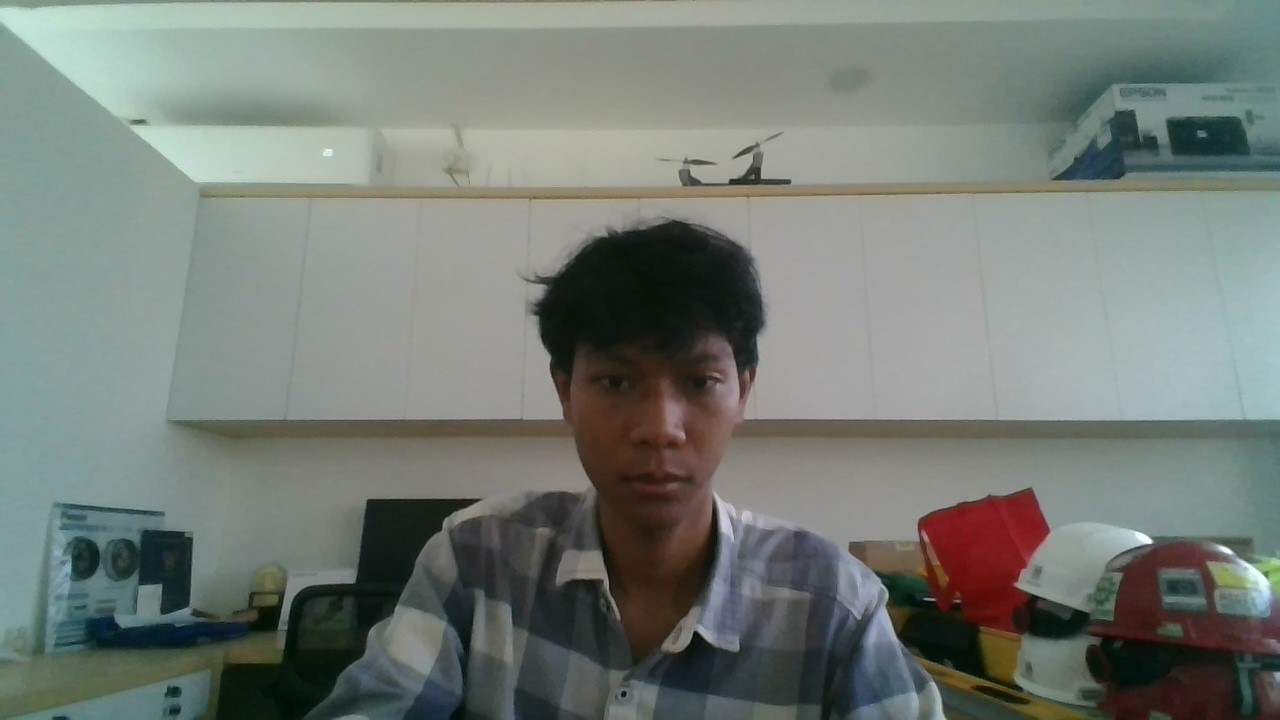
#> input picture smart_door_lock/face_database/Hamzah.jpg, 1280 x 720 px, given in place of the camera
$ python face_detector_opencv.py
#> lines starting #> are read from the running program, lines starting #| are printed output that depends on the picture; after the words box and inside, x2 and y2 are one past the last pixel; in counts of white or black regions, pixels touching at a corner belong together
#> in main, frame is the input picture: shape (720, 1280, 3); mean B, G, R 118.3, 124.6, 117.3
# ===============================================
# ALTERNATIVE MODULE: FACE DETECTOR (OpenCV)
# Fungsi: Deteksi wajah menggunakan OpenCV Cascade Classifier
# Library: OpenCV (built-in cascade)
# ===============================================
#
# File ini adalah FALLBACK jika MediaPipe gagal
# Gunakan ini jika face_detector.py error
#
# ===============================================

import cv2
import numpy as np
from typing import List, Tuple, Optional
import config


class FaceDetectorOpenCV:
    """
    Alternative Face Detector menggunakan OpenCV Cascade Classifier.
    Lebih ringan tapi kurang akurat dibanding MediaPipe.
    """

    def __init__(self):
        """Inisialisasi OpenCV Cascade Classifier untuk face detection."""

        # Load pre-trained Haar Cascade untuk face detection
        cascade_path = cv2.data.haarcascades + 'haarcascade_frontalface_default.xml'
        self.face_cascade = cv2.CascadeClassifier(cascade_path)

        # Optional: Load eye cascade untuk mata
        eye_cascade_path = cv2.data.haarcascades + 'haarcascade_eye.xml'
        self.eye_cascade = cv2.CascadeClassifier(eye_cascade_path)

        print("[FaceDetectorOpenCV] Inisialisasi OpenCV Cascade Classifier berhasil")
        print(f"  - Face Cascade: {cascade_path}")
        print(f"  - Eye Cascade: {eye_cascade_path}")


    def detect_faces(self, frame: np.ndarray) -> Tuple[List[dict], np.ndarray]:
        """
        Deteksi wajah menggunakan OpenCV Cascade Classifier.

        Args:
            frame: Input frame dari webcam (BGR format)

        Returns:
            Tuple (faces_list, annotated_frame)
        """

        # Convert ke grayscale untuk detection (lebih cepat)
        gray = cv2.cvtColor(frame, cv2.COLOR_BGR2GRAY)

        # Equalize histogram untuk improve contrast
        gray = cv2.equalizeHist(gray)
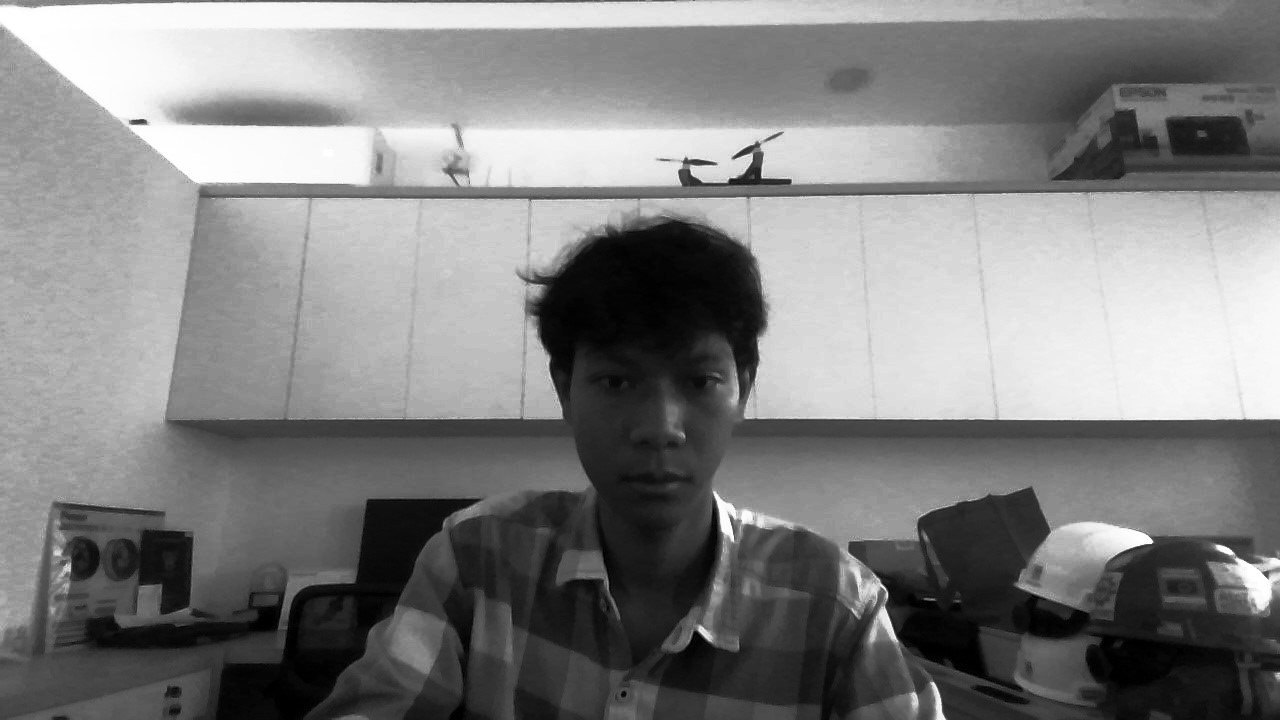
#> gray: shape (720, 1280); min 0, max 255, mean 128.6

        # Deteksi wajah
        detected_faces = self.face_cascade.detectMultiScale(
            gray,
            scaleFactor=1.1,          # Sensitivity (semakin kecil semakin sensitif)
            minNeighbors=5,           # Minimum neighbors (semakin tinggi semakin ketat)
            minSize=(30, 30),         # Minimum face size
            flags=cv2.CASCADE_SCALE_IMAGE
        )
#> detected_faces = [[578, 324, 169, 169]]

        faces = []
        annotated_frame = frame.copy()
        height, width = frame.shape[:2]
#> height = 720; width = 1280

        for (x, y, w, h) in detected_faces:
            # Tentukan ROI untuk mata (bagian atas dari wajah)
            roi_gray = gray[y:y+h//2, x:x+w]
            roi_color = frame[y:y+h//2, x:x+w]

            # Deteksi mata dalam ROI
            eyes = self.eye_cascade.detectMultiScale(roi_gray)

            # Create dummy landmarks (placeholder untuk compatibility)
            # Format: 468 points seperti MediaPipe (akan di-simplify)
            landmarks = self._create_dummy_landmarks(x, y, w, h, frame.shape)

            # Store face info
            faces.append({
                'landmarks': landmarks,
                'bbox': (x, y, w, h),
                'eyes_detected': len(eyes),
                'roi_eyes': eyes
            })

            # Draw bounding box
            cv2.rectangle(annotated_frame, (x, y), (x+w, y+h),
                         config.COLOR_BLUE, 2)

            # Draw eyes jika terdeteksi
            for (ex, ey, ew, eh) in eyes:
                cv2.rectangle(roi_color, (ex, ey), (ex+ew, ey+eh),
                             config.COLOR_GREEN, 2)
#> this loop made 1 pass
#> (x, y, w, h, eyes, left_eye_x in _create_dummy_landmarks, left_eye_y in _create_dummy_landmarks, right_eye_x in _create_dummy_landmarks) on pass 1: (578, 324, 169, 169, [[119, 44, 31, 31], [100, 36, 44, 44]], 634, 380, 690)
#> pass 1, in detect_faces, `roi_gray = gray[y:y+h//2, x:x+w]`:
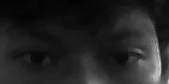
#> roi_gray: shape (84, 169); min 2, max 212, mean 34.5
#> pass 1, in detect_faces, `roi_color = frame[y:y+h//2, x:x+w]`:
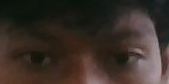
#> roi_color: shape (84, 169, 3); mean B, G, R 39.6, 46.7, 56.7
#> after the loop:
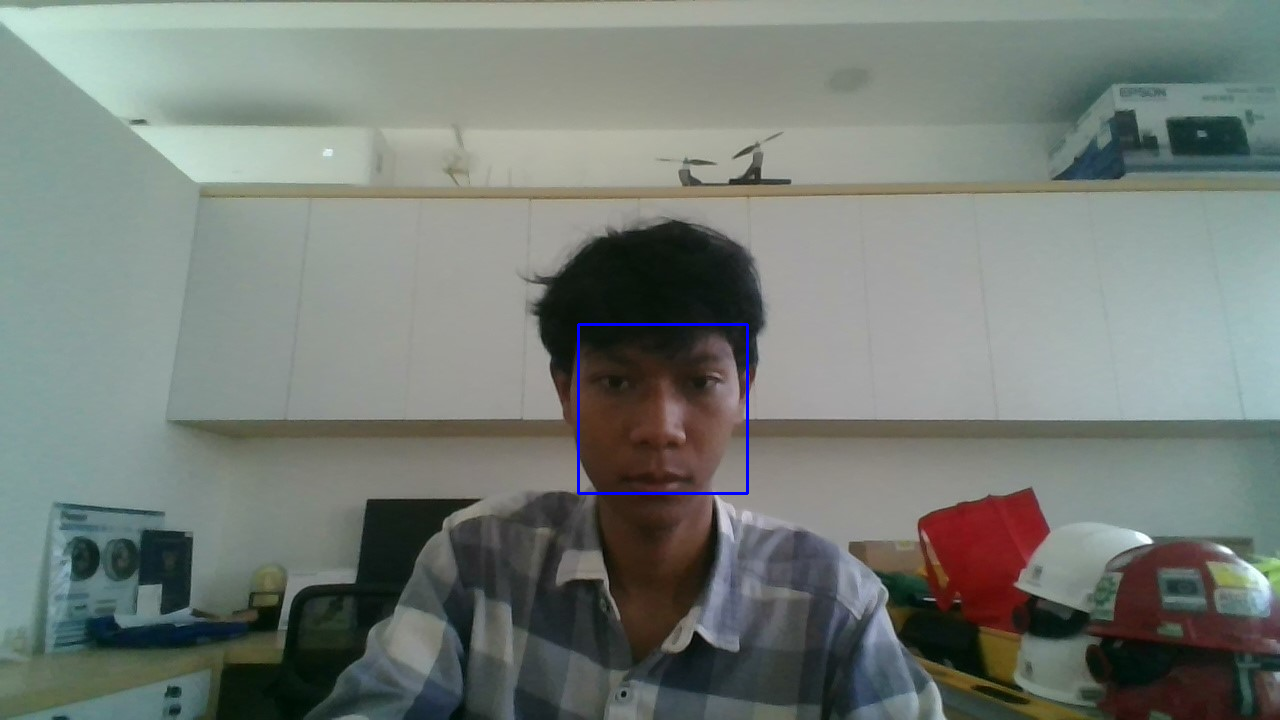
#> annotated_frame: shape (720, 1280, 3); 0.22% of pixels changed, all inside (x1, y1, x2, y2) = (577, 323, 749, 495)
#> after the loop:
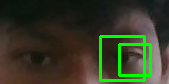
#> roi_color: shape (84, 169, 3); 6.16% of pixels changed, all inside (x1, y1, x2, y2) = (99, 35, 152, 82)
#> after the loop, faces = 1 item

        return faces, annotated_frame


    def _create_dummy_landmarks(self, x: int, y: int, w: int, h: int,
                               frame_shape: Tuple) -> np.ndarray:
        """
        Create dummy landmarks untuk compatibility dengan liveness_detector.
        OpenCV tidak provide detailed landmarks seperti MediaPipe,
        jadi kita create synthetic ones untuk eye region.

        Args:
            x, y, w, h: Face bounding box coordinates
            frame_shape: Shape dari frame (h, w, c)

        Returns:
            Array landmarks (468, 2)
        """

        # Initialize empty landmarks array
        landmarks = np.zeros((468, 2), dtype=np.float32)

        # Approximate eye positions (simplified)
        # Left eye (approximate center)
        left_eye_x = x + w // 3
        left_eye_y = y + h // 3

        # Right eye (approximate center)
        right_eye_x = x + 2 * w // 3
        right_eye_y = y + h // 3

        # For compatibility dengan liveness_detector,
        # set key eye landmark indices

        # Mata kiri (6 points untuk EAR calculation)
        eye_w = w // 8
        eye_h = h // 6

        # LEFT EYE (indices 362, 385, 387, 263, 373, 380)
        landmarks[362] = [left_eye_x - eye_w, left_eye_y]           # Inner
        landmarks[385] = [left_eye_x - eye_w//2, left_eye_y - eye_h]  # Top left
        landmarks[387] = [left_eye_x + eye_w//2, left_eye_y - eye_h]  # Top right
        landmarks[263] = [left_eye_x + eye_w, left_eye_y]           # Outer
        landmarks[373] = [left_eye_x - eye_w//2, left_eye_y + eye_h]  # Bottom left
        landmarks[380] = [left_eye_x + eye_w//2, left_eye_y + eye_h]  # Bottom right

        # RIGHT EYE (indices 33, 160, 158, 133, 153, 145)
        landmarks[33] = [right_eye_x - eye_w, right_eye_y]           # Inner
        landmarks[160] = [right_eye_x - eye_w//2, right_eye_y - eye_h]  # Top left
        landmarks[158] = [right_eye_x + eye_w//2, right_eye_y - eye_h]  # Top right
        landmarks[133] = [right_eye_x + eye_w, right_eye_y]           # Outer
        landmarks[153] = [right_eye_x - eye_w//2, right_eye_y + eye_h]  # Bottom left
        landmarks[145] = [right_eye_x + eye_w//2, right_eye_y + eye_h]  # Bottom right

        # Nose landmark (index 1)
        landmarks[1] = [x + w // 2, y + h // 2]

        return landmarks


    # [76 lines left out: functions get_eye_landmarks, draw_eye_landmarks, get_face_region, not called in this run]


def main():
    """Test function untuk OpenCV Face Detector."""

    print("\nTesting OpenCV Face Detector...")

    detector = FaceDetectorOpenCV()
    camera = cv2.VideoCapture(0)

    print("Tekan 'q' untuk quit\n")

    try:
        while True:
            ret, frame = camera.read()
            if not ret:
                break

            faces, annotated = detector.detect_faces(frame)
#> faces = 1 item
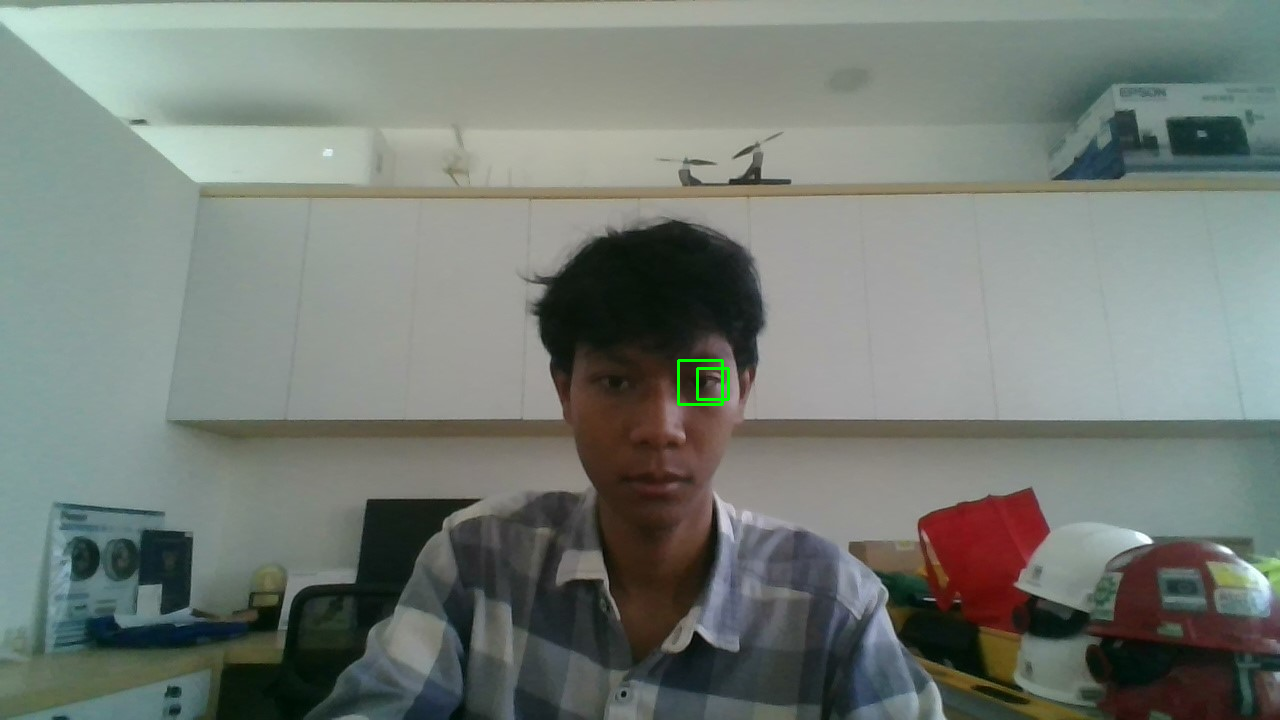
#> frame: shape (720, 1280, 3); 0.09% of pixels changed, all inside (x1, y1, x2, y2) = (677, 359, 730, 406)

            # Add text
            text = f"Faces: {len(faces)}"
#> text = 'Faces: 1'
            cv2.putText(annotated, text, (10, 30),
                       cv2.FONT_HERSHEY_SIMPLEX, 0.7,
                       (0, 255, 0), 2)
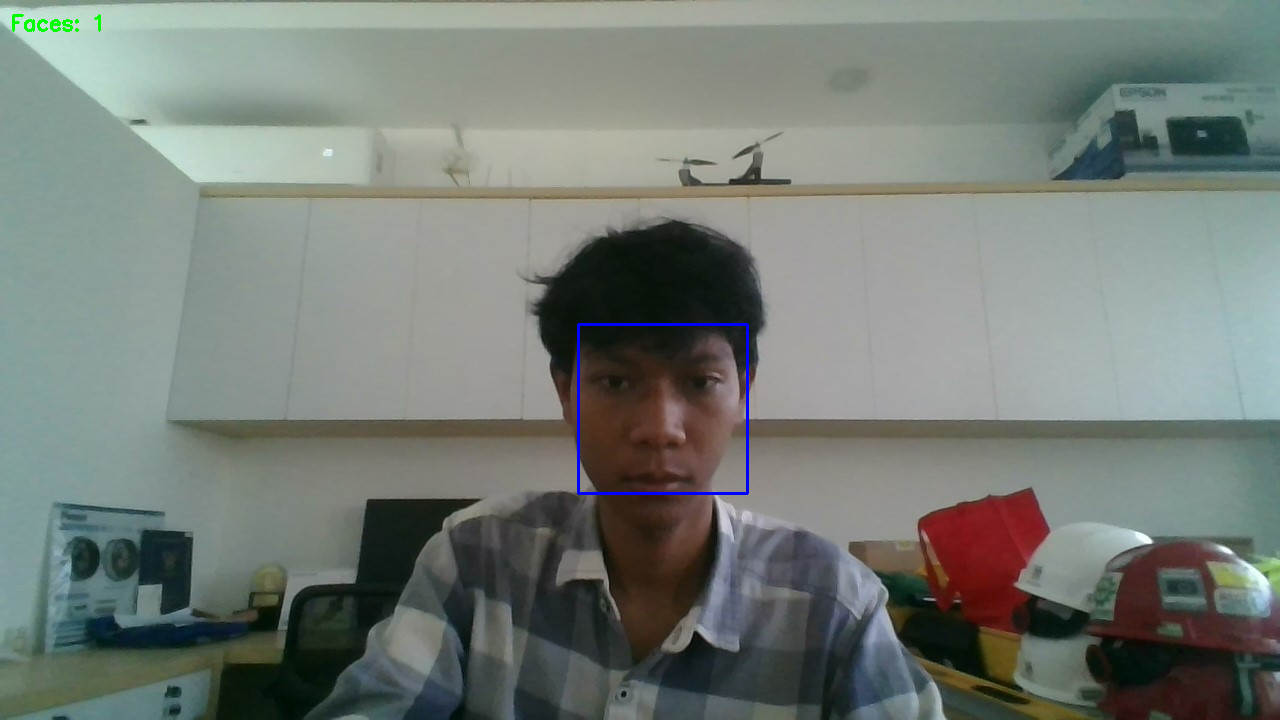
#> annotated: shape (720, 1280, 3); 0.06% of pixels changed, all inside (x1, y1, x2, y2) = (12, 14, 101, 32)

            cv2.imshow("OpenCV Face Detector", annotated)

            if cv2.waitKey(1) & 0xFF == ord('q'):
#> (key q is pressed here)
                break

    finally:
        camera.release()
        cv2.destroyAllWindows()


if __name__ == "__main__":
    main()
